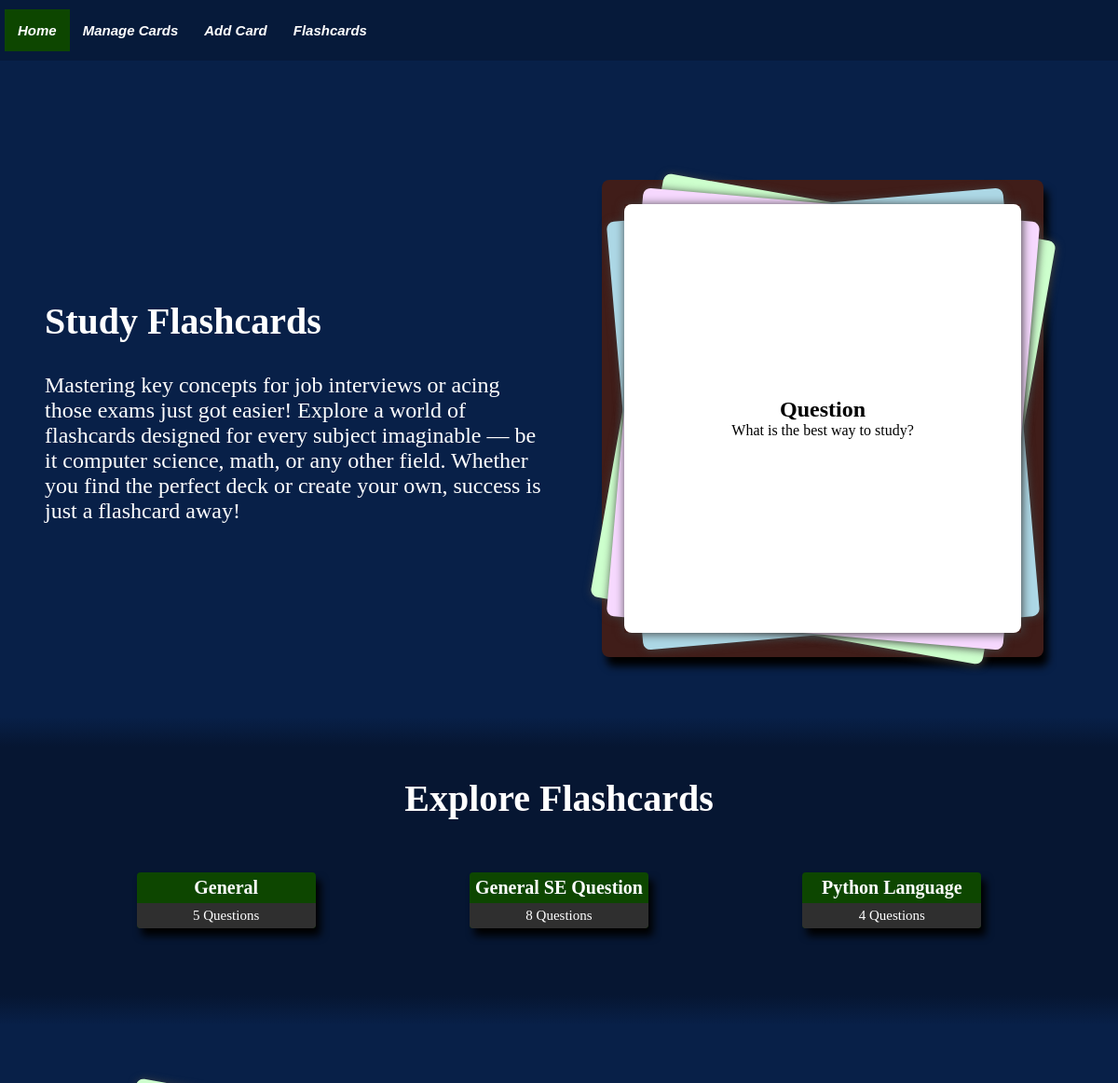
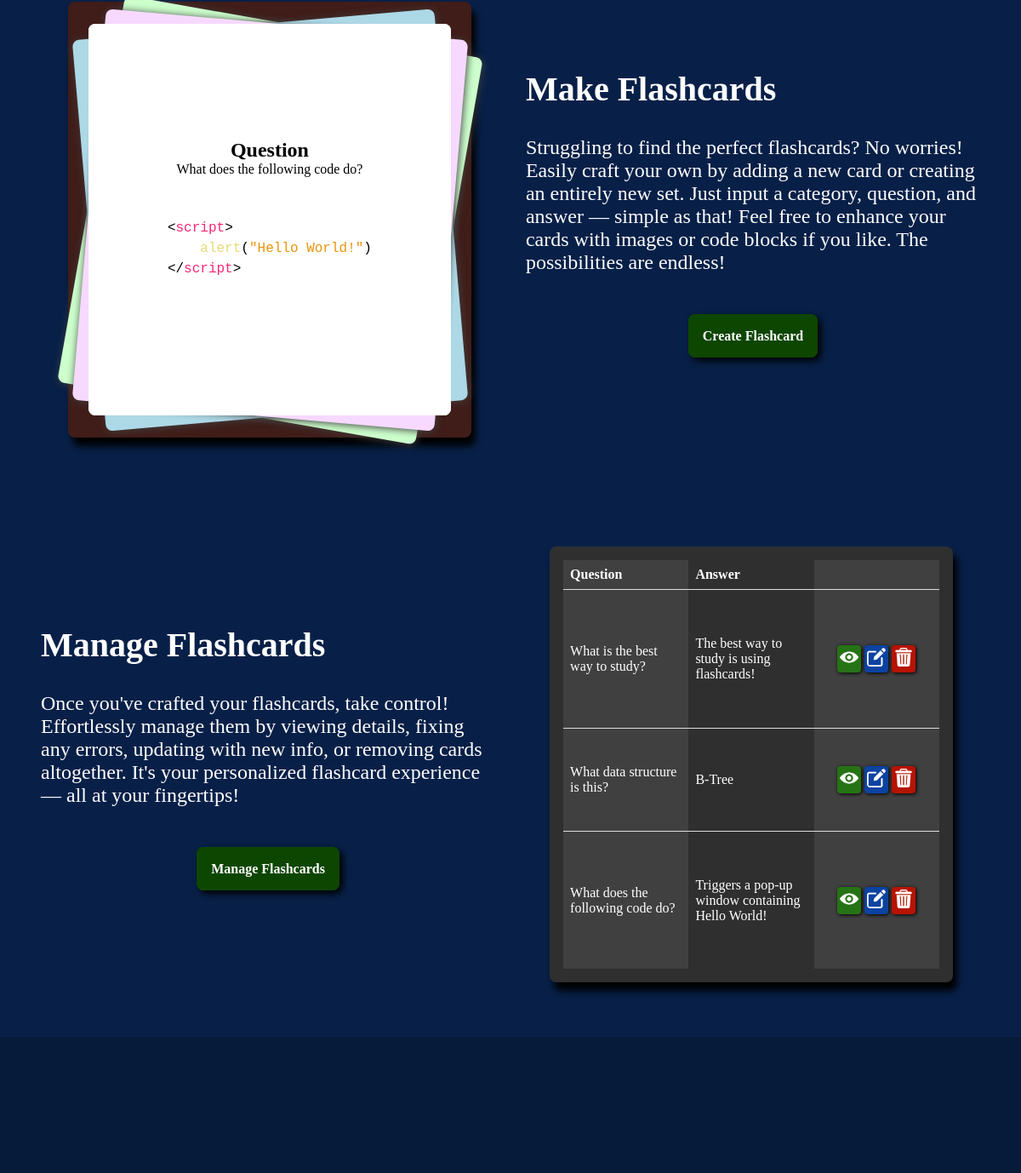
The page /home on the database its author committed (2 pictures, top to bottom).
### tables this page shows
CREATE TABLE Flashcards(
                    cid INTEGER PRIMARY KEY AUTOINCREMENT,
                    category TEXT NOT NULL,
                    question TEXT,
                    answer TEXT,
                    qid INTEGER REFERENCES Figure(fid), 
                    aid INTEGER REFERENCES Figure(fid)
            );

### app.py (the view)
@app.route("/")
@app.route("/home")
def home():
    categories = database.view_allcategories()
    return render_template('home.html', nav_id="home-page", categories=categories)

### templates/home.html (shortened to what this page needs)
{% extends "base.html" %}
{% block content %}
<div class="home-element home-study">
    <div class="section">
        <div class="header">Study Flashcards</div>
        <div class="description">
            Mastering key concepts for job interviews or acing those exams just got easier! Explore a world of flashcards designed
            for every subject imaginable — be it computer science, math, or any other field. Whether you find the perfect deck or
            create your own, success is just a flashcard away!
        </div>
    </div>
    <div class="display-section">
        <div class="flashcard-display" id="display-study-cards">
            <div class="flip-flashcard">
                <div class="card-content-flip" id="card-content-flip">
                    <div class="display-side display-front">
                        <h2>Question</h2>
                        <p>What is the best way to study?</p>
                    </div>
                    <div class="display-side display-back">
                        <h2>Answer</h2>
                        <p>The best way to study is using flashcards!</p>
                    </div>
                </div>
            </div>
        </div>
    </div>
</div>
<div class="gradient-border-top"></div>
<div class="home-element-col">
    <div class="section-center">
        <div class="header-center">Explore Flashcards</div>
    </div>
    <div class="categories">
        {% for category, count in categories.items() %}
        <a class="category" href="{{ url_for('flashcard_route', category=category) | escape }}">
            <div>
                {{ category | escape }}
            </div>
            <div>
                {{ count | escape }} Questions
            </div>
        </a>
        {% endfor %}
    </div>
</div>
<div class="gradient-border-bottom"></div>
<div class="home-element home-make">
    <div class="display-section">
        <div class="flashcard-display" id="display-make-cards">
            <div class="slide-flashcard">
                <div class="card-content-slide" id="card-0">
                    <div class="display-side display-front">
                        <h2>Question</h2>
                        <p>What data structure is this?</p>
                    </div>
                </div>
                <div class="card-content-slide" id="card-1">
                    <div class="display-side display-front">
                        <h2>Question</h2>
                        <p>What does the following code do?</p>
                        <pre><code class="language-html">
&#60;&#47;script&#62;</code></pre>
                    </div>
                </div>
            </div>
        </div>
    </div>
    <div class="section">
        <div class="header">Make Flashcards</div>
        <div class="description">
            Struggling to find the perfect flashcards? No worries! Easily craft your own by adding a new card or creating an
            entirely new set. Just input a category, question, and answer — simple as that! Feel free to enhance your cards with
            images or code blocks if you like. The possibilities are endless!
        </div>
        <div class="home-button">
            <a href="{{  url_for('add_flashcard_route')  }}">Create Flashcard</a>
        </div>
    </div>
</div>
<div class="home-element home-manage">
    <div class="section">
        <div class="header">Manage Flashcards</div>
        <div class="description">
            Once you've crafted your flashcards, take control! Effortlessly manage them by viewing details, fixing any errors,
            updating with new info, or removing cards altogether. It's your personalized flashcard experience — all at your
            fingertips!
        </div>
        <div class="home-button">
            <a href="{{  url_for('manage_flashcards_route')  }}">Manage Flashcards</a>
        </div>
    </div>
    <div class="display-section">
        <div class="flashcard-display" id="display-manage-cards">
            <table class="display-table">
                <thead>
                    <tr>
                        <th>Question</th>
                        <th>Answer</th>
                        <th></th>
                    </tr>
                </thead>
                <tbody>
                    <tr>
                        <td class="display-flash-cell">What is the best way to study?</td>
                        <td class="display-flash-cell">The best way to study is using flashcards!</td>
                        <td class="action-cells">
                            <div class="action-links">
                                <div class="action-cell view-cell">
                                    <img class="icon-button" src="{{ url_for('static', filename='images/icons/view.png') }}" alt="view">
                                </div>
                                <div class="action-cell edit-cell">
                                    <img class="icon-button" src="{{ url_for('static', filename='images/icons/edit.png') }}" alt="edit">
                                </div>
                                <div class="action-cell dlt-cell">
                                    <img class="icon-button" src="{{ url_for('static', filename='images/icons/delete.png') }}" alt="delete">
                                </div>
                            </div>
                        </td>
                    </tr>
                    <tr>
                        <td class="display-flash-cell">What data structure is this?</td>
                        <td class="display-flash-cell">B-Tree</td>
                        <td class="action-cells">
                            <div class="action-links">
                                <div class="action-cell view-cell">
                                    <img class="icon-button" src="{{ url_for('static', filename='images/icons/view.png') }}" alt="view">
                                </div>
                                <div class="action-cell edit-cell">
                                    <img class="icon-button" src="{{ url_for('static', filename='images/icons/edit.png') }}" alt="edit">
                                </div>
                                <div class="action-cell dlt-cell">
                                    <img class="icon-button" src="{{ url_for('static', filename='images/icons/delete.png') }}" alt="delete">
                                </div>
                            </div>
                        </td>
                    </tr>
                    <tr>
                        <td class="display-flash-cell">What does the following code do?</td>
                        <td class="display-flash-cell">Triggers a pop-up window containing Hello World!</td>
                        <td class="action-cells">
                            <div class="action-links">
                                <div class="action-cell view-cell">
                                    <img class="icon-button" src="{{ url_for('static', filename='images/icons/view.png') }}" alt="view">
                                </div>
                                <div class="action-cell edit-cell">
                                    <img class="icon-button" src="{{ url_for('static', filename='images/icons/edit.png') }}" alt="edit">
                                </div>
                                <div class="action-cell dlt-cell">
                                    <img class="icon-button" src="{{ url_for('static', filename='images/icons/delete.png') }}" alt="delete">
                                </div>
                            </div>
                        </td>
                    </tr>
                </tbody>
            </table>
        </div>
    </div>
</div>
{% endblock %}

### static/css/base.css (style rules this page uses)
* { padding: 0; margin: 0; box-sizing: border-box; }
body { background-color: #082048; font-family: 'Times New Roman', Times, serif; width: 100%; position: relative; display: flex; flex-direction: column; min-height: 100vh; }
.icon-button { border-radius: 4px; height: auto; width: fit-content; max-height: 100%; max-width: 100%; }
.home-element { display:flex; flex-direction: row; min-height: 80vh; height: fit-content; padding: 2rem; }
.home-element-col { display: flex; flex-direction: column; padding: 2rem; background-color: #061632; }
.section { width: 50%; margin: auto 1rem; }
.section-center { text-align: center; }
.header { color: #FFFFFF; font-family: cursive; font-weight: bolder; font-size: 2.5rem; padding-bottom: 1rem; }
.header-center { text-align: center; color: #FFFFFF; font-family: cursive; font-weight: bolder; font-size: 2.5rem; padding-bottom: 1rem; }
.description { color: #FFFFFF; font-size: 1.5rem; padding: 1rem 0; }
#display-study-cards, #display-make-cards { background-color: #401D19; }
#display-manage-cards { background-color: #2f2f2f; color: #FFFFFF; }
.categories { display: flex; flex-wrap: wrap; justify-content: space-around; margin: 2rem; }
.category { display: flex; flex-direction: column; text-decoration: none; text-align: center; color: #FFFFFF; background-color: #0d4600; border-radius: 4px; min-width: 12rem; box-shadow: 5px 8px 8px #000; margin: 0.5rem; overflow: hidden; }
.category div:nth-child(1) { padding: 5px; font-weight: bolder; font-size: 20px; }
.category div:nth-child(2) { background-color: #2f2f2f; padding: 5px; font-size: 15px; }
.home-button { text-align: center; margin: 3rem 0 2rem 0; }
.home-button a { background-color: #0d4600; text-decoration: none; padding: 1rem; color: #FFFFFF; font-weight: bolder; border-radius: 8px; border: 1px solid #0d4600; transition: background-color 0.3s ease-in-out; box-shadow: 4px 4px 8px #000; }
.gradient-border-top { width: 100%; height: 2rem; background: linear-gradient(to bottom, #082048, #061632); }
.gradient-border-bottom { width: 100%; height: 2rem; background: linear-gradient(to top, #082048, #061632); }
.display-section { width: 50%; min-height: 22rem; display: flex; flex-wrap: wrap; justify-content: space-around; padding: 2rem; margin: 0 1rem; overflow: hidden; }
.flashcard-display { width: 100%; height: 100%; display: flex; flex-wrap: wrap; justify-content: space-around; border-radius: 8px; z-index: 0; box-shadow: 5px 10px 8px #000; }
.flip-flashcard, .slide-flashcard { position: relative; margin: auto 0; width: 90%; height: 90%; }
.card-content-flip { position: relative; width: 100%; height: 100%; text-align: center; transform-style: preserve-3d; transition: transform 0.9s; box-shadow: 1px 1px 10px #404040; }
.card-content-slide { position: absolute; left: 0; top: 0; width: 100%; height: 100%; overflow: hidden; display: flex; transition: opacity 1s ease; }
.display-side { backface-visibility: hidden; display: flex; flex-direction: column; justify-content: center; align-items: center; border-radius: 8px; padding: 2rem; }
.display-front, .display-back { background-color: #FFFFFF; position: absolute; width: 100%; height: 100%; }
.display-back { transform: rotateY(180deg); }
.card-content-slide:not(.active-card) { opacity: 1; }
.display-table { margin: 1rem; }
table { width: 100%; table-layout: fixed; border-collapse: collapse; }
th, td { text-align: left; border-bottom: 1px solid #ddd; padding: 8px; }
td:nth-child(odd), th:nth-child(odd) { background-color: #404040; }
tr:last-child td { border-bottom: none; }
.action-cells { text-align: center; justify-content: space-around; }
.action-links { display: flex; justify-content: center; min-width: 6rem; }
.action-cell { text-decoration: none; padding: 3px; margin: 0 2px; border-radius: 4px; color: #FFFFFF; width: 1.75rem; min-width: 1.75rem; box-shadow: 1px 1px 4px #000; }
.view-cell { background-color: #267315; }
.edit-cell { background-color: #0c43a1; }
.delete-cell, .dlt-cell { background-color: #b71301; }

### rows shown on the page
Flashcards: category "General", cid "5"
Flashcards: category "General SE Question", cid "8"
Flashcards: category "Python Language", aid "4"
